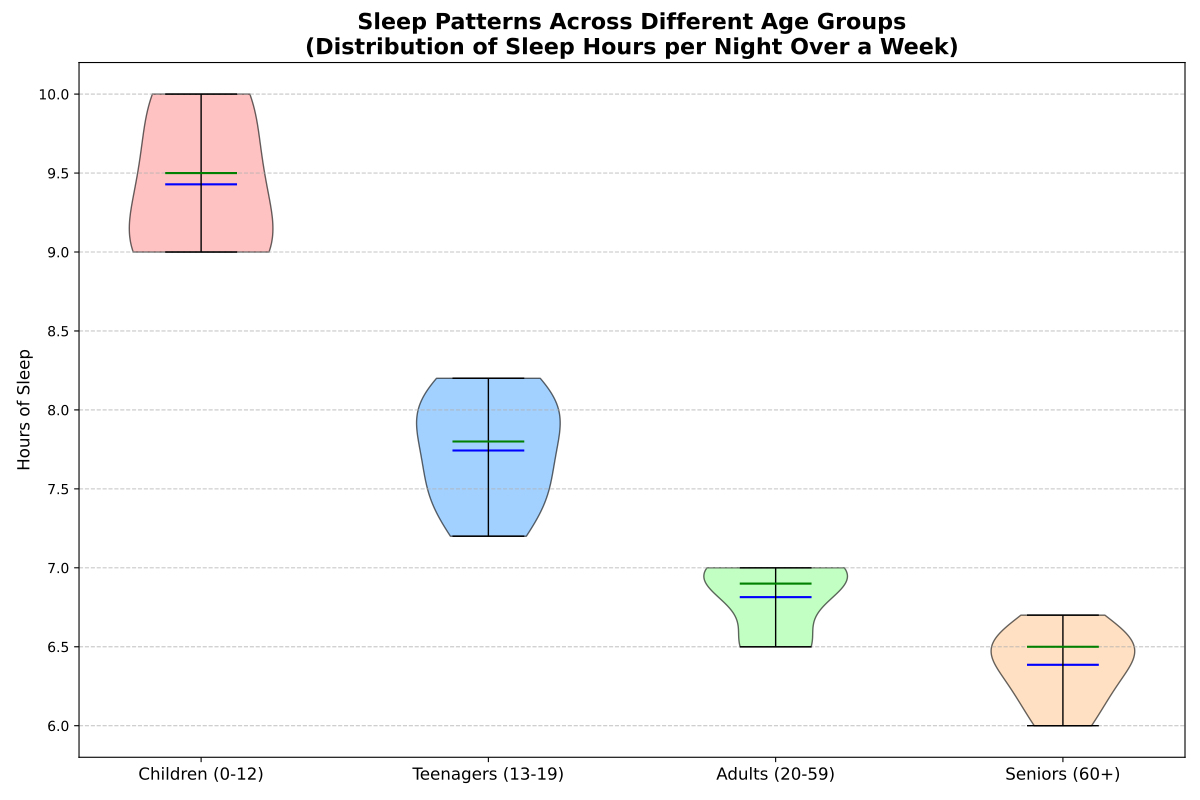

Python code for this plot:
import matplotlib.pyplot as plt
import numpy as np

age_groups = ['Children (0-12)', 'Teenagers (13-19)', 'Adults (20-59)', 'Seniors (60+)']

# Randomly altered content within each age group while preserving structure
# children_sleep was [9, 9.5, 10, 9, 9.5, 9, 10]
children_sleep = [9.5, 9, 9, 10, 10, 9.5, 9]

# teenagers_sleep was [7.2, 8, 7.5, 8, 7.8, 7.5, 8.2]
teenagers_sleep = [7.5, 7.2, 8, 8.2, 7.5, 7.8, 8]

# adults_sleep was [6.5, 7, 6.8, 7, 6.9, 7, 6.5]
adults_sleep = [6.8, 7, 7, 6.5, 6.9, 6.5, 7]

# seniors_sleep was [6, 6.5, 6.2, 6.5, 6.7, 6.5, 6.3]
seniors_sleep = [6.5, 6, 6.3, 6.5, 6.7, 6.2, 6.5]

data = [children_sleep, teenagers_sleep, adults_sleep, seniors_sleep]

fig, axs = plt.subplots(1, 1, figsize=(12, 8))
violin = axs.violinplot(data, vert=True, showmeans=True, showextrema=True, showmedians=True)

colors = ['#ff9999', '#66b3ff', '#99ff99', '#ffcc99']
for i, pc in enumerate(violin['bodies']):
    pc.set_facecolor(colors[i % len(colors)])
    pc.set_edgecolor('black')
    pc.set_alpha(0.6)

violin['cmeans'].set_color('blue')
violin['cmedians'].set_color('green')
for partname in ('cbars', 'cmins', 'cmaxes'):
    vp = violin[partname]
    vp.set_edgecolor('black')
    vp.set_linewidth(1)

axs.set_title("Sleep Patterns Across Different Age Groups\n(Distribution of Sleep Hours per Night Over a Week)", fontsize=16, fontweight='bold')
axs.set_ylabel("Hours of Sleep", fontsize=12)
axs.set_xticks(np.arange(1, len(age_groups) + 1))
axs.set_xticklabels(age_groups, fontsize=12)
axs.grid(axis='y', linestyle='--', alpha=0.7)
plt.tight_layout()
plt.show()
